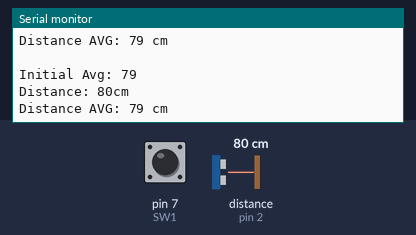
Bench run of a sketch on a simulated Arduino Uno, built with avr-gcc and run on an emulated ATmega328P. Shown: the last lines printed to the serial monitor. Wiring (inferred from the names in the program): ultrasonic range finder: trigger pin 3; echo pin 2. Inputs (shaded band) come from the test bench; at power-on: distance to the obstacle (sensor on pin 2) 80 cm, pin 7 (SW1) LOW. The echo pulse lasts 58.3 µs per cm; no radio packets arrive unless stated.

Above: at 1.7 s.
1.8 s: distance to the obstacle (sensor on pin 2) set to 2 cm
At 2.6 s:
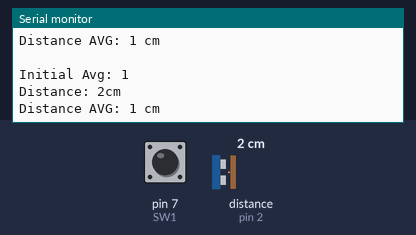
4.8 s: pin 7 (SW1) pulled HIGH for 0.15 s
7.9 s: distance to the obstacle (sensor on pin 2) set to 4 cm
At 8.4 s:
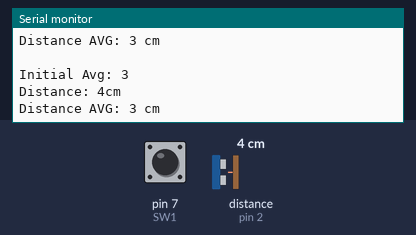
10.9 s: pin 7 (SW1) pulled HIGH for 1 s
13.4 s: distance to the obstacle (sensor on pin 2) set to 9 cm
At 14.4 s:
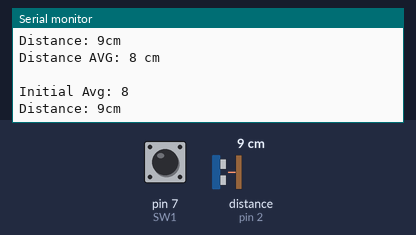
16.4 s: pin 7 (SW1) pulled HIGH for 3.2 s
At 17.4 s:
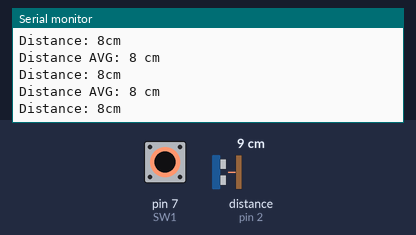
Timing chart, 0 to 19.4 s (numbered marks = the images above; inputs shaded):
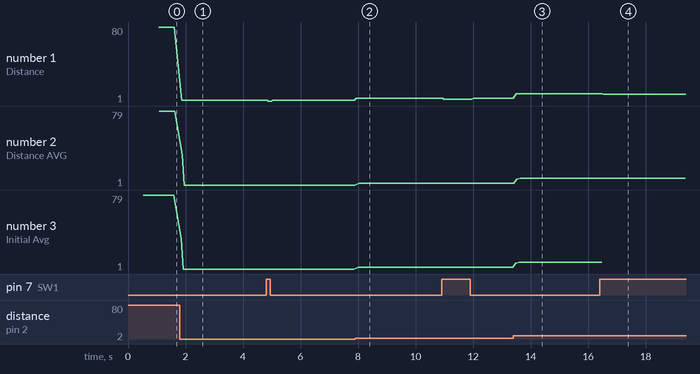

Measured:
- after the input at 1.8 s, the serial monitor: prints a new line after 0.05 s (image 1)
- after the input at 7.9 s, the serial monitor: prints a new line at once (image 2)
- after the input at 13.4 s, the serial monitor: prints a new line after 0.09 s (image 3)
- after the input at 16.4 s, the serial monitor: prints a new line after 0.12 s (image 4)
- plotted number 1: 80 → 2 after the input at 1.8 s, 2 → 4 after the input at 7.9 s, 4 → 9 after the input at 13.4 s
- plotted number 2: 79 → 1 after the input at 1.8 s, 1 → 3 after the input at 7.9 s, 3 → 8 after the input at 13.4 s
- plotted number 3: 79 → 1 after the input at 1.8 s, 1 → 3 after the input at 7.9 s, 3 → 8 after the input at 13.4 s

The sketch:

TransmitterRF.ino
```cpp
#include  <SPI.h>
#include "nRF24L01.h"
#include "RF24.h"

#define trigPin 3
#define echoPin 2
int total = 0;
int avg = 0;
long duration, distance;

int msg[1];
RF24 radio(9, 10);
const uint64_t pipe = 0xE8E8F0F0E1LL;
int SW1 = 7;

void setAvgDistance()
{
    //Send out Triggers
    for(int i = 0;i<100;i++)
    {

    digitalWrite(trigPin, LOW);  // Added this line
    delayMicroseconds(2); // Added this line
    digitalWrite(trigPin, HIGH);

    //Receive in Echo
    delayMicroseconds(10); // Added this line
    digitalWrite(trigPin, LOW);
    duration = pulseIn(echoPin, HIGH);
    distance = (duration/2) / 29.1;
    total += distance;
    }

    //calculate average distance
    avg = abs(total/100);
    Serial.println(" ");
    Serial.print("Initial Avg: ");
    Serial.println(avg);
    total = 0;

}


void setup(void) {
  Serial.begin(9600);
  Serial.print("Start Radio");
  radio.begin();
  radio.openWritingPipe(pipe);

  //Set up Distance Sensor
  pinMode(trigPin, OUTPUT);
  pinMode(echoPin, INPUT);
  setAvgDistance();

}

void loop(void) {

//With PNG not Working
  //Send out Triggers
  digitalWrite(trigPin, LOW);  // Added this line
  delayMicroseconds(2); // Added this line
  digitalWrite(trigPin, HIGH);

  //Receive in Echo
  delayMicroseconds(10); // Added this line
  digitalWrite(trigPin, LOW);
  duration = pulseIn(echoPin, HIGH);
  distance = (duration/2) / 29.1;

  if (digitalRead(SW1) == HIGH) {
      if (distance >= avg + 40 || distance <= avg - 40) {
        Serial.println("Sensor TRIGGERED");
          msg[0] = 111;
          radio.write(msg, 1);
          delay(10);
      }
  }

  //Rest average distance of sensor
  if(digitalRead(SW1) == LOW)
  {
    setAvgDistance();
  }

  Serial.print("Distance: ");
  Serial.print(distance);
  Serial.println("cm");
  Serial.print("Distance AVG: ");
  Serial.print(avg);
  Serial.println(" cm");
}
```
